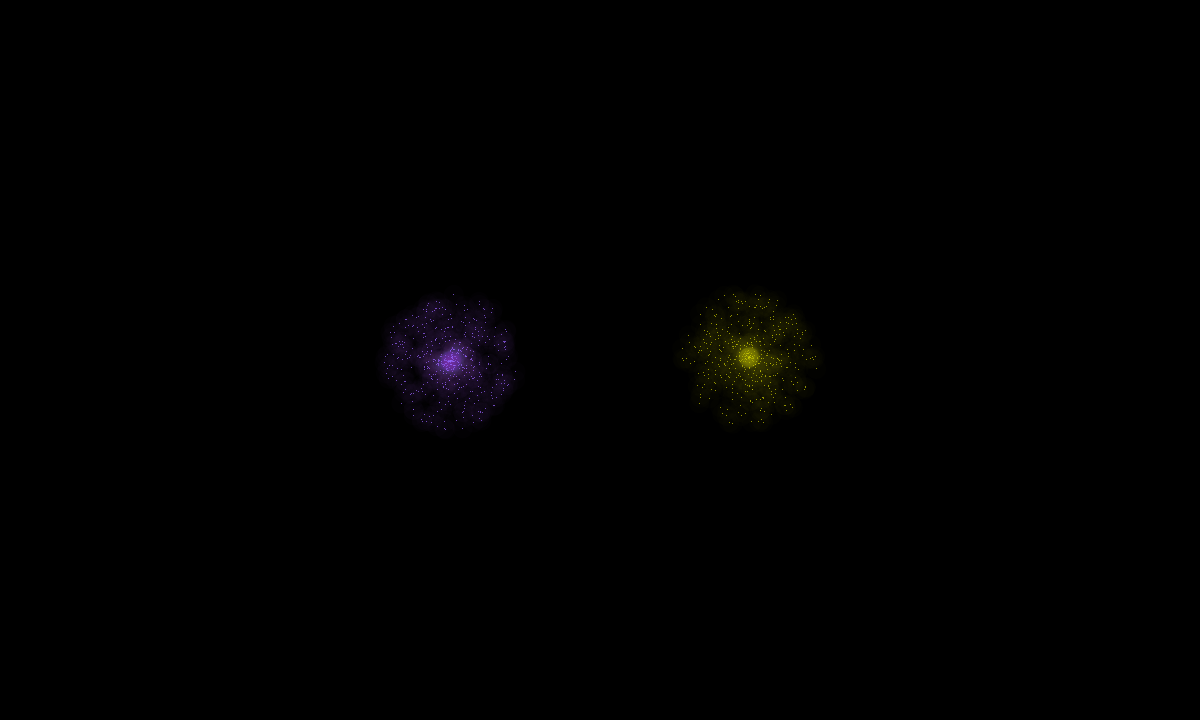
Frame 1 (no input)
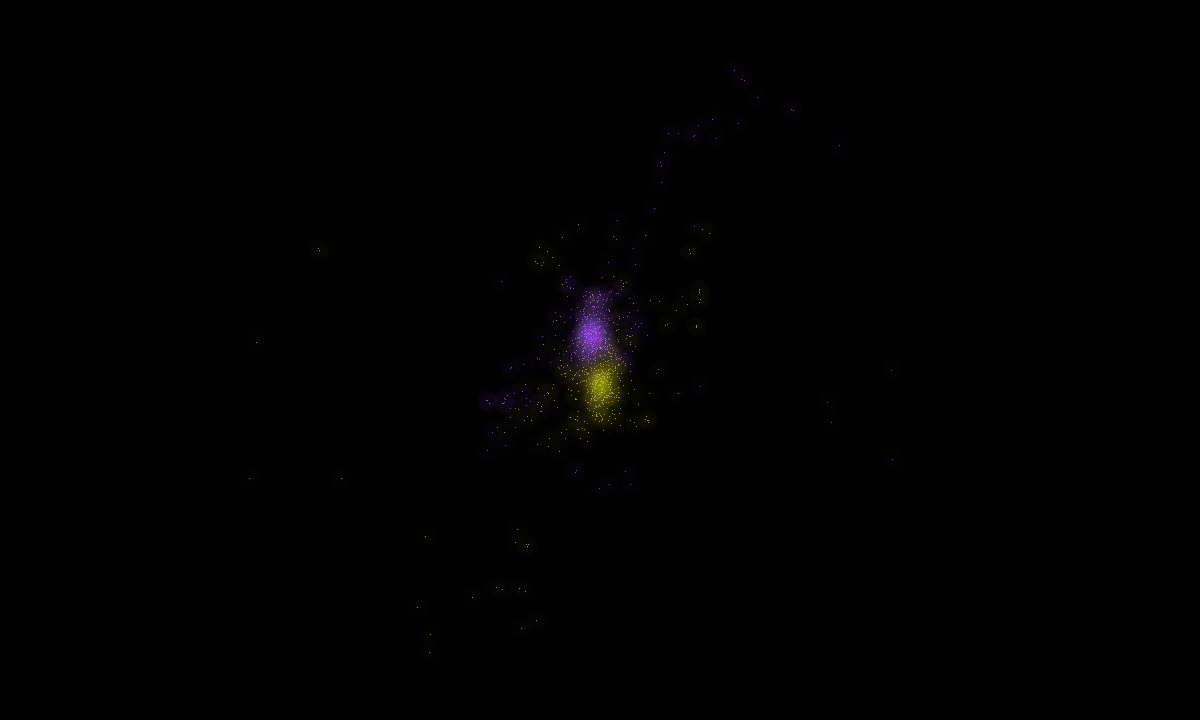
Frame 60 (the mouse pressed at the canvas centre just before this capture)
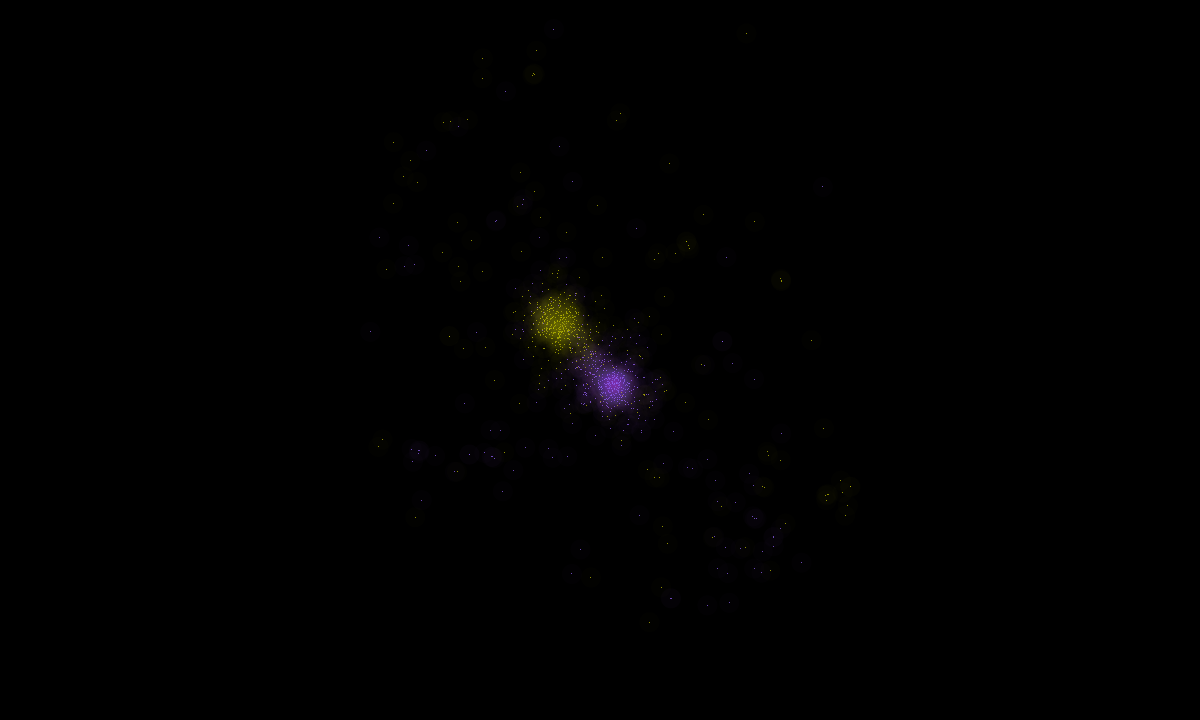
Frame 120 (the mouse held since frame 60 and released just before this capture)

The Processing sketch that drew these frames (run headless with seeded random() and noise(); from frame 60 on, the mouse is pressed at the canvas centre):

// Processing sketch: collision
// ── collision.pde
Star[] Stars;
PVector[] galp;
PVector[] galv;
color[] galcol, galcol2;
boolean paused = false;
int N = 1000;   // number of Stars
int obsize = 20;     // size of glow
float speed = 8;     // intial speed limit
float gravity = 0.3; // gravity strength coefficient
float gpower = 2.0;  // gravity power variable (range 1 - 2.5)
float galrad = 70;   // galaxy radius
float sep = 150;     // galaxy seperation
float gv = 1.8;      // galaxy y velocity
int trans = 3;       // glow transparency

void setup()
{
  translate(width/2, height/2);
  frameRate(25);
  size(1200, 720);
  background(20);
  galp = new PVector[2];
  smooth();
  galp[0] = new PVector(-sep, 0);
  galp[1] = new PVector(sep, 0);

  galv = new PVector[2];
  galv[0] = new PVector(0, gv);
  galv[1] = new PVector(0, -gv);

  galcol = new color[2];
  galcol2 = new color[2];
  
  galcol[0] = color(150, 100, 255, trans);
  galcol[1] = color(200, 200, 0, trans);
  galcol2[0] = color(150, 100, 255);
  galcol2[1] = color(200, 200, 0);

  Stars = new Star[N];
  for (int i=0; i<Stars.length; i++) 
      Stars[i] = new Star(i);
}

void draw()
{
  if(paused==false)
  {
    background(0);
    translate(width/2, height/2);
    noStroke();
    for (Star o:Stars)
      o.gravity();
      
    for (Star o:Stars) {
      o.move();
      fill(o.col);
      noStroke();
      ellipse(o.p.x, o.p.y, obsize, obsize);
      stroke(o.col2);
      strokeWeight(1);
      point(o.p.x, o.p.y);
    }
  }
}    

class Star
{
  PVector p, v;
  color col, col2;
  int gal;

  Star(int i)
  {
    gal = i%2;
    float rad = random(0, galrad);
    float ang = random(0., 360.);
    PVector gp = new PVector(cos(radians(ang))*rad, sin(radians(ang))*rad);
    p = new PVector(gp.x, gp.y);
    p.add(galp[gal]);
    float d = constrain(100/p.mag() - 0.2,0,0.4) * 0.02;
    v = new PVector(gp.y * d, gp.x * -d);
    v.mult(speed);
    v.add(galv[gal]);
    col = galcol[gal];
    col2 = galcol2[gal];
  }

  void gravity()
  {
    for (Star o:Stars)
    {
      if (o!=this)
      {
        PVector d = new PVector(p.x, p.y);
        d.sub(o.p);
        float power = constrain(d.mag(), 1, 10000);// prevent infinite gravity
        power = pow(power, -gpower); // inverse power function
        d.mult(power*-gravity);
        v.add(d);
      }
    }
  }

  void move()
  {
    p.add(v);
  }
}

void keyPressed()
{
  if (key=='p')
      paused = !paused;
}
